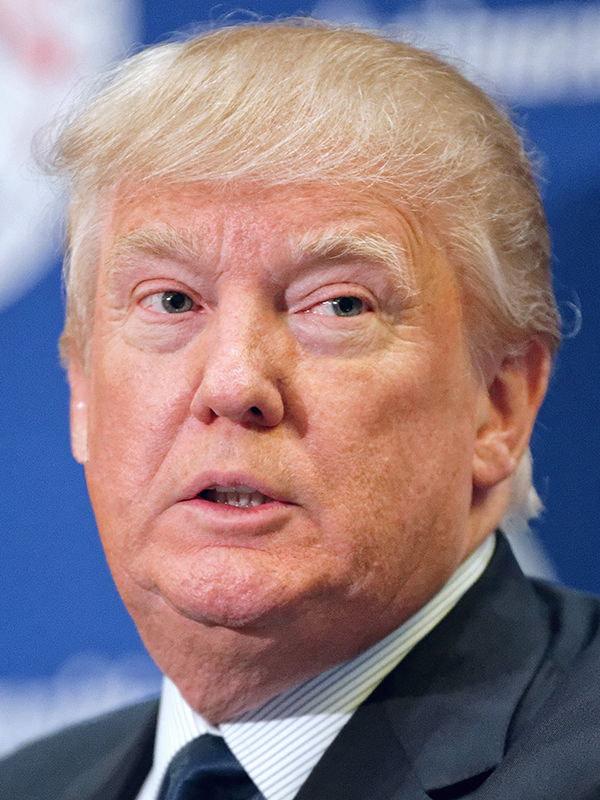
//> input picture courses/cv_2/week_3/data/images/donald_trump.jpg, 600 x 800 px, given in place of airplane.jpg, which was not available
$ ./clone   (built with g++ and OpenCV 4)
//> lines starting //> are read from the running program, lines starting //| are printed output that depends on the picture; after the words box and inside, x2 and y2 are one past the last pixel; in counts of white or black regions, pixels touching at a corner belong together; pictures that were not available may be replaced by others from this repository, and a replacement may not be noted
// [15 lines of licence text are left out]

#include "opencv2/opencv.hpp"

using namespace cv;
using namespace std;

void seamlessCloningExample()
{
  // Read images : src image will be cloned into dst
  Mat src = imread("../data/images/airplane.jpg");
//> src is the input picture: 800 rows x 600 cols, CV_8UC3; mean B, G, R 130.9, 124.5, 144.5
  Mat dst = imread("../data/images/sky.jpg");
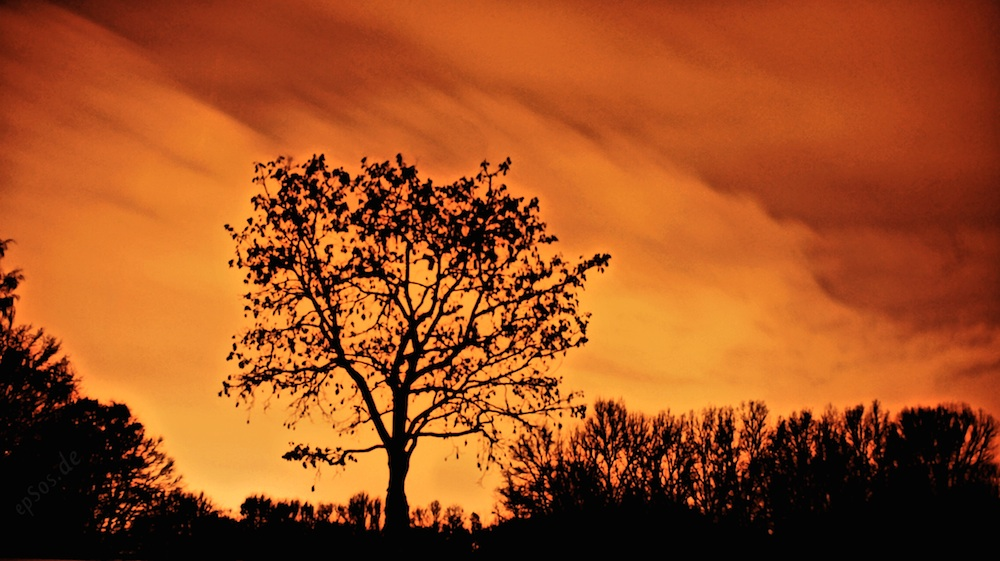
//> input picture courses/cv_2/week_3/data/images/sky.jpg, 1000 x 561 px
//> dst is the input picture: 561 rows x 1000 cols, CV_8UC3; mean B, G, R 30.8, 77.4, 156.3

  // Create a rough mask around the airplane.
  Mat srcMask = Mat::zeros(src.rows, src.cols, src.depth());

  // Define the mask as a closed polygon
  Point poly[1][7];
  poly[0][0] = Point(4, 80);
  poly[0][1] = Point(30, 54);
  poly[0][2] = Point(151,63);
  poly[0][3] = Point(254,37);
  poly[0][4] = Point(298,90);
  poly[0][5] = Point(272,134);
  poly[0][6] = Point(43,122);

  // fillPoly takes an array of polygons.
  // So we need to create an array even though
  // we have only one polygon
  const Point* polygons[1] = { poly[0] };
  int numPoints[] = { 7 };

  // Create mask by filling the polygon
  fillPoly(srcMask, polygons, numPoints, 1, Scalar(255,255,255));
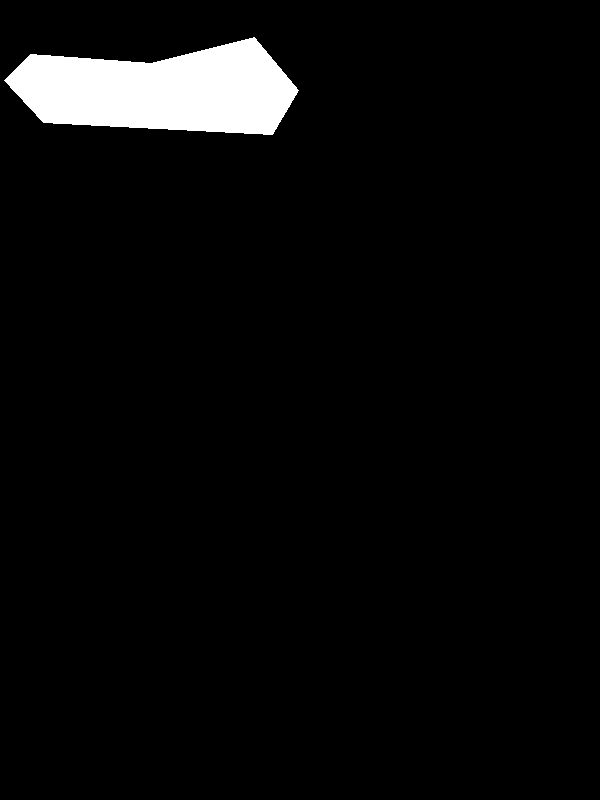
//> srcMask: 800 rows x 600 cols, CV_8UC1; 4.1% white; 1 white region, box (x1, y1, x2, y2) and area: (4, 37, 299, 135) 19709

  // The location of the center of the src in the dst
  Point center(800,100);

  // Seamlessly clone src into dst and put the results in output
  Mat output;
  seamlessClone(src, dst, srcMask, center, output, NORMAL_CLONE);
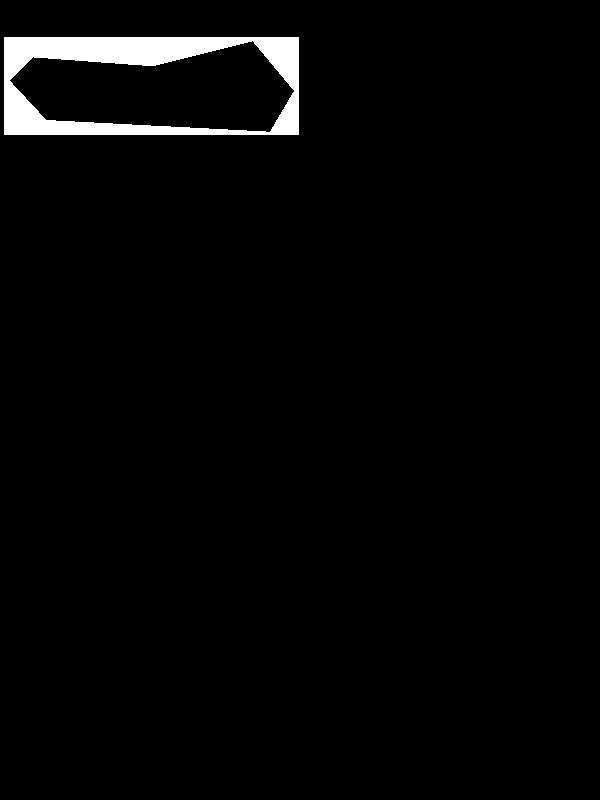
//> srcMask: 800 rows x 600 cols, CV_8UC1; 2.4% white; 1 white region, box (x1, y1, x2, y2) and area: (4, 37, 299, 135) 11557

  // Display and save results
  namedWindow("Seamless Cloning Example");
  imshow("Seamless Cloning Example", output);

  imwrite("results/opencv-seamless-cloning-example.jpg", output);

}

void normalVersusMixedCloningExample()
{
  // Read images : src image will be cloned into dst
  Mat src = imread("../data/images/iloveyouticket.jpg");
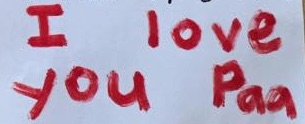
//> input picture courses/cv_2/week_3/data/images/iloveyouticket.jpg, 305 x 124 px
//> src is the input picture: 124 rows x 305 cols, CV_8UC3; mean B, G, R 185.8, 162.6, 180.8
  Mat dst = imread("../data/images/wood-texture.jpg");
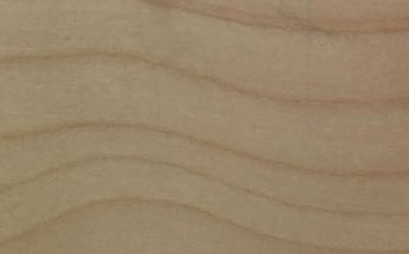
//> input picture courses/cv_2/week_3/data/images/wood-texture.jpg, 409 x 254 px
//> dst is the input picture: 254 rows x 409 cols, CV_8UC3; mean B, G, R 104.5, 133.1, 152.6

  // Create an all white mask
  Mat srcMask = 255 * Mat::ones(src.rows, src.cols, src.depth());

  // The location of the center of the src in the dst
  Point center(dst.cols/2,dst.rows/2);
//> center = Point(204, 127)

  // Seamlessly clone src into dst and put the results in output
  Mat normalClone;
  Mat mixedClone;

  seamlessClone(src, dst, srcMask, center, normalClone, NORMAL_CLONE);
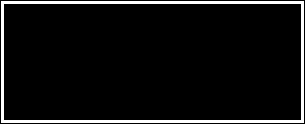
//> srcMask: 124 rows x 305 cols, CV_8UC1; 6.6% white; 1 white region, box (x1, y1, x2, y2) and area: (1, 1, 304, 123) 2514
  seamlessClone(src, dst, srcMask, center, mixedClone, MIXED_CLONE);
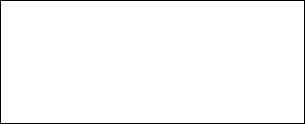
//> srcMask: 124 rows x 305 cols, CV_8UC1; 97.7% white; black in thin lines or dots

  // Display and save results
  namedWindow("NORMAL_CLONE Example");
  namedWindow("MIXED_CLONE Example");
  imshow("NORMAL_CLONE Example", normalClone);
  imshow("MIXED_CLONE Example", mixedClone);
  waitKey(0);

  imwrite("results/opencv-normal-clone-example.jpg", normalClone);
  imwrite("results/opencv-mixed-clone-example.jpg", mixedClone);

}


int main( int argc, char** argv )
{
  // A simple seamlessCloning example
  seamlessCloningExample();
  // Comparsion between NORMAL_CLONE vs MIXED_CLONE
  normalVersusMixedCloningExample();

}
